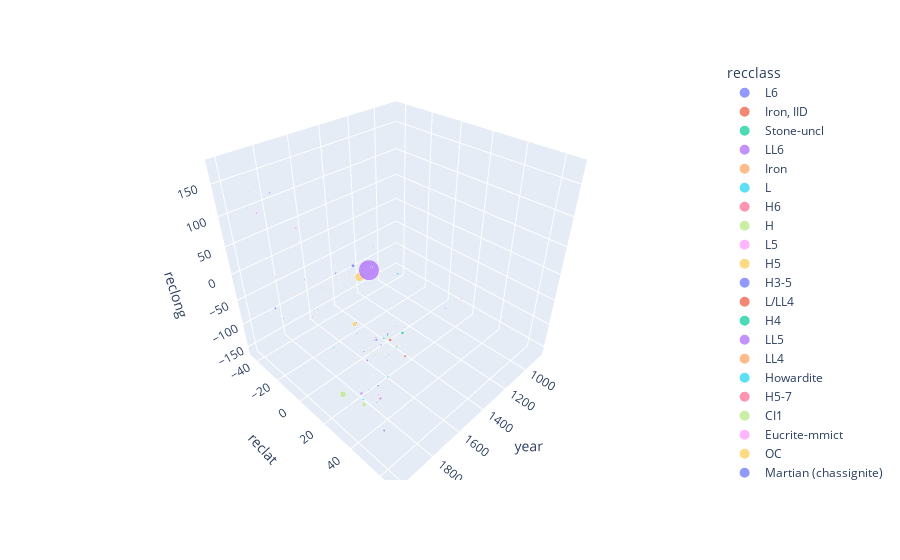

Write notebook code for a chart like this one.
### Code cell
scatter_3d_size = px.scatter_3d(Fallen, x='year', y='reclat', z='reclong', size="mass (g)",
              color='recclass') 
scatter_3d_size.show()
